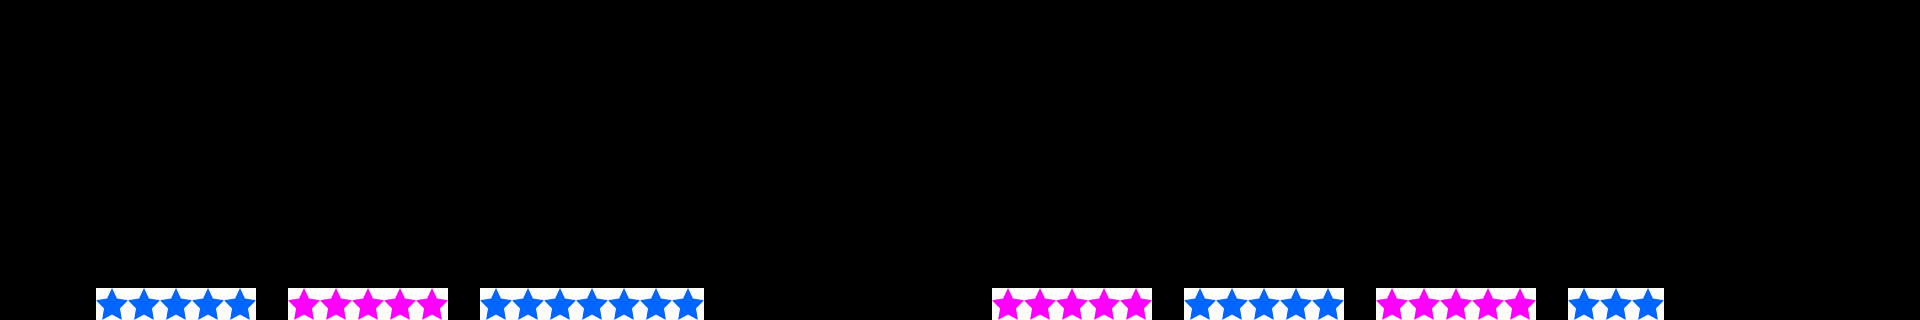

Tiled map render using the project's own tile images. Description and the map definition, with tile-layer contents summarised, below:
An orthogonal 60x10 tile map with 32x32 px tiles, 2 tile layers (FloorLayer, ThingLayer).

<map version="1.0" orientation="orthogonal" width="60" height="10" tilewidth="32" tileheight="32">
 <tileset firstgid="1" name="bg_tmx" tilewidth="32" tileheight="32">
  <image source="bg_tmx.png" width="320" height="320" />
  <tile id="0">
   <properties>
    <property name="isFloor" value="1" />
   </properties>
  </tile>
  <tile id="3">
   <properties>
    <property name="colorType" value="red" />
    <property name="objType" value="life" />
   </properties>
  </tile>
  <tile id="4">
   <properties>
    <property name="colorType" value="blue" />
    <property name="objType" value="star" />
   </properties>
  </tile>
  <tile id="5">
   <properties>
    <property name="colorType" value="pink" />
    <property name="objType" value="star" />
   </properties>
  </tile>
  <tile id="10">
   <properties>
    <property name="isFloor" value="1" />
   </properties>
  </tile>
  <tile id="11">
   <properties>
    <property name="colorType" value="pink" />
    <property name="objType" value="line" />
   </properties>
  </tile>
  <tile id="12">
   <properties>
    <property name="colorType" value="blue" />
    <property name="objType" value="line" />
   </properties>
  </tile>
  <tile id="14">
   <properties>
    <property name="colorType" value="blue" />
    <property name="objType" value="line" />
   </properties>
  </tile>
  <tile id="15">
   <properties>
    <property name="colorType" value="pink" />
    <property name="objType" value="line" />
   </properties>
  </tile>
  <tile id="30">
   <properties>
    <property name="isFloor" value="1" />
   </properties>
  </tile>
  <tile id="31">
   <properties>
    <property name="isFloor" value="1" />
   </properties>
  </tile>
  <tile id="32">
   <properties>
    <property name="isFloor" value="1" />
   </properties>
  </tile>
  <tile id="64">
   <properties>
    <property name="isBaffle" value="1" />
   </properties>
  </tile>
  <tile id="81">
   <properties>
    <property name="ObjTypeId" value="2" />
   </properties>
  </tile>
 </tileset>
 <layer name="FloorLayer" width="60" height="10">
  <data>[600 cells, 60 non-empty, 1 distinct tile ids]</data>
 </layer>
 <layer name="ThingLayer" width="60" height="10">
  <data>[600 cells, 35 non-empty, 2 distinct tile ids]</data>
 </layer>
</map>
